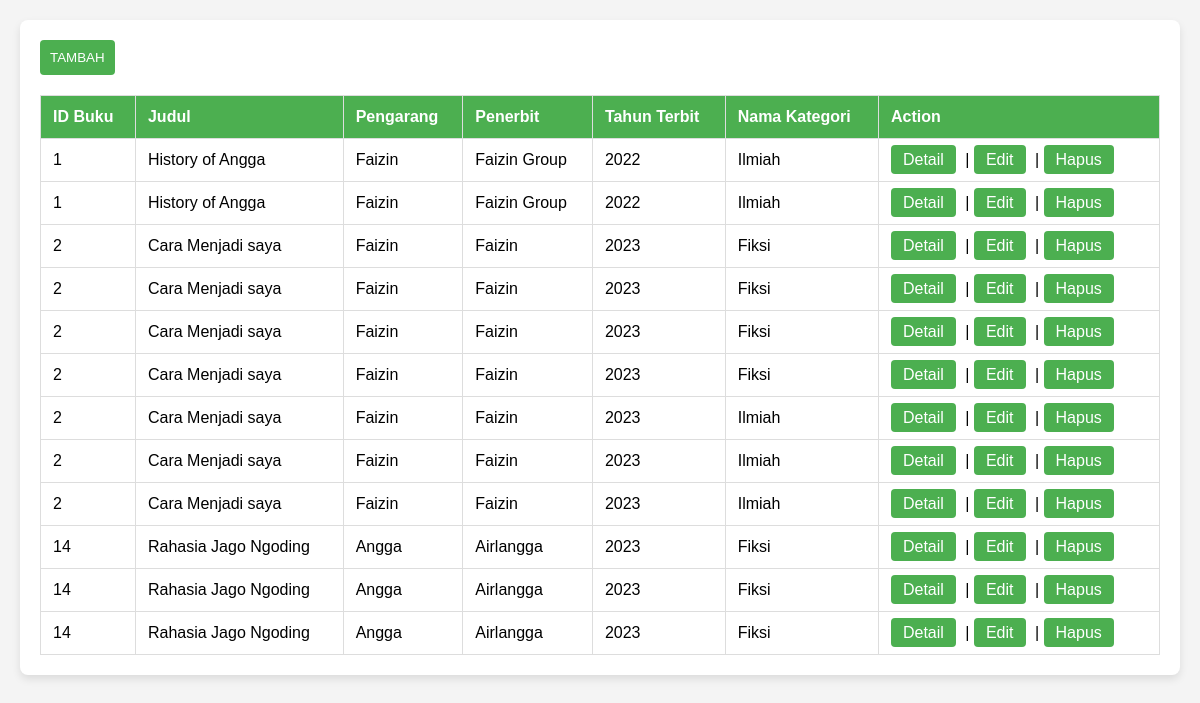
The app's page /katalog/index.php with its own data.
### tables this page shows
CREATE TABLE `katalog` (
  `katalog_id` INT(11) NOT NULL,
  `buku_id` INT(11) DEFAULT NULL,
  `kategori_id` INT(11) DEFAULT NULL
);

CREATE TABLE `buku` (
  `buku_id` INT(11) NOT NULL,
  `judul` VARCHAR(100) DEFAULT NULL,
  `pengarang` VARCHAR(100) DEFAULT NULL,
  `penerbit` VARCHAR(100) DEFAULT NULL,
  `tahun_terbit` INT(11) DEFAULT NULL,
  `sinopsis` TEXT DEFAULT NULL,
  `kategori_id` INT(11) DEFAULT NULL
);

CREATE TABLE `kategori` (
  `kategori_id` INT(11) NOT NULL,
  `nama_kategori` VARCHAR(50) DEFAULT NULL
);

### katalog/index.php (the view, shortened to what this page needs)
<?php
include '../koneksi.php';
?>
<!DOCTYPE html>
<html lang="en">
<head>
</head>
<body>
    <div class="catalog-list">
        <?php
        $sql = "SELECT katalog.katalog_id, katalog.buku_id, buku.buku_id, buku.judul, buku.pengarang, buku.penerbit, buku.tahun_terbit, kategori.nama_kategori FROM katalog INNER JOIN buku ON katalog.buku_id=buku.buku_id INNER JOIN kategori ON katalog.kategori_id=kategori.kategori_id";
        $result = $mysqli->query($sql);
        echo "<a href='create.php'><button class='add-button'>TAMBAH</button></a>";
        if ($result->num_rows > 0) {
            echo "<table class='catalog-table'>";
            echo "<tr><th>ID Buku</th><th>Judul</th><th>Pengarang</th><th>Penerbit</th><th>Tahun Terbit</th><th>Nama Kategori</th><th>Action</th></tr>";
            while ($row = $result->fetch_assoc()) {
                echo "<tr>";
                echo "<td>".$row["buku_id"]."</td>";
                echo "<td>".$row["judul"]."</td>";
                echo "<td>".$row["pengarang"]."</td>";
                echo "<td>".$row["penerbit"]."</td>";
                echo "<td>".$row["tahun_terbit"]."</td>";
                echo "<td>".$row["nama_kategori"]."</td>";
                echo "<td class='action-links'><a href='detail.php?id=".$row["katalog_id"]."'>Detail</a> | <a href='update.php?id=".$row["katalog_id"]."'>Edit</a> | <a href='delete.php?id=".$row["katalog_id"]."'>Hapus</a></td>";
                echo "</tr>";
            }
            echo "</table>";
        } else {
            echo "Tidak ada data katalog.";
        }
        ?>
    </div>
</body>
</html>

### katalog/index.php (style rules this page uses)
body { font-family: 'Arial', sans-serif; background-color: #f4f4f4; margin: 0; padding: 0; }
.catalog-list { margin: 20px; padding: 20px; background-color: #fff; border-radius: 8px; box-shadow: 0 4px 8px rgba(0, 0, 0, 0.1); }
.add-button { background-color: #4CAF50; color: white; padding: 10px; border: none; border-radius: 4px; cursor: pointer; }
.catalog-table { width: 100%; border-collapse: collapse; margin-top: 20px; }
.catalog-table th, .catalog-table td { border: 1px solid #ddd; padding: 12px; text-align: left; }
.catalog-table th { background-color: #4CAF50; color: white; }
.action-links a { text-decoration: none; padding: 6px 12px; margin-right: 5px; background-color: #4CAF50; color: white; border-radius: 4px; }

### records on screen
katalog: buku.buku_id "1", buku.judul "History of Angga", buku.pengarang "Faizin", buku.penerbit "Faizin Group", buku.tahun_terbit "2022", kategori.nama_kategori "Ilmiah"
katalog: buku.buku_id "1", buku.judul "History of Angga", buku.pengarang "Faizin", buku.penerbit "Faizin Group", buku.tahun_terbit "2022", kategori.nama_kategori "Ilmiah"
katalog: buku.buku_id "2", buku.judul "Cara Menjadi saya", buku.pengarang "Faizin", buku.penerbit "Faizin", buku.tahun_terbit "2023", kategori.nama_kategori "Fiksi"
katalog: buku.buku_id "2", buku.judul "Cara Menjadi saya", buku.pengarang "Faizin", buku.penerbit "Faizin", buku.tahun_terbit "2023", kategori.nama_kategori "Fiksi"
katalog: buku.buku_id "2", buku.judul "Cara Menjadi saya", buku.pengarang "Faizin", buku.penerbit "Faizin", buku.tahun_terbit "2023", kategori.nama_kategori "Fiksi"
katalog: buku.buku_id "2", buku.judul "Cara Menjadi saya", buku.pengarang "Faizin", buku.penerbit "Faizin", buku.tahun_terbit "2023", kategori.nama_kategori "Fiksi"
katalog: buku.buku_id "2", buku.judul "Cara Menjadi saya", buku.pengarang "Faizin", buku.penerbit "Faizin", buku.tahun_terbit "2023", kategori.nama_kategori "Ilmiah"
katalog: buku.buku_id "2", buku.judul "Cara Menjadi saya", buku.pengarang "Faizin", buku.penerbit "Faizin", buku.tahun_terbit "2023", kategori.nama_kategori "Ilmiah"
katalog: buku.buku_id "2", buku.judul "Cara Menjadi saya", buku.pengarang "Faizin", buku.penerbit "Faizin", buku.tahun_terbit "2023", kategori.nama_kategori "Ilmiah"
katalog: buku.buku_id "14", buku.judul "Rahasia Jago Ngoding", buku.pengarang "Angga", buku.penerbit "Airlangga", buku.tahun_terbit "2023", kategori.nama_kategori "Fiksi"
katalog: buku.buku_id "14", buku.judul "Rahasia Jago Ngoding", buku.pengarang "Angga", buku.penerbit "Airlangga", buku.tahun_terbit "2023", kategori.nama_kategori "Fiksi"
katalog: buku.buku_id "14", buku.judul "Rahasia Jago Ngoding", buku.pengarang "Angga", buku.penerbit "Airlangga", buku.tahun_terbit "2023", kategori.nama_kategori "Fiksi"
